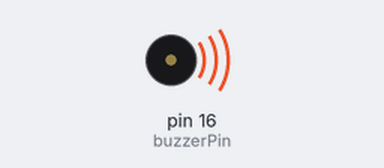
Bench run of a sketch on a simulated Arduino Uno, built with avr-gcc and run on an emulated ATmega328P. Parts: buzzer (waves = sounding, pin HIGH).

Above: at 0.2 s.
Timing chart, 0 to 3.0 s (numbered marks = the images above):
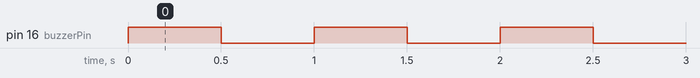

Measured:
- by itself, pin 16 (buzzerPin): alternates HIGH for 0.50 s and LOW for 0.50 s

The sketch:

Project_12_Active_Buzzer.ino
```cpp
//**********************************************************************
/*
 * 文件名 : 有源蜂鸣器
 * 描述 : 有源蜂鸣器发出滴滴声.
 * 作者 : www.keyes-robot.com
*/
#define buzzerPin  16   //蜂鸣器引脚定义

void setup ()
{
  pinMode (buzzerPin, OUTPUT);
}
void loop ()
{
  digitalWrite (buzzerPin, HIGH);
  delay (500);
  digitalWrite (buzzerPin, LOW);
  delay (500);
}
//**********************************************************************************
```
